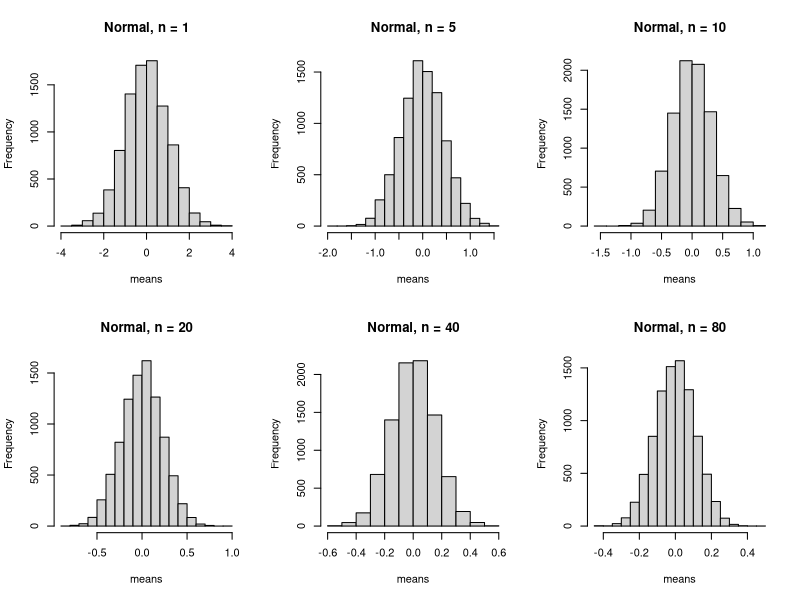
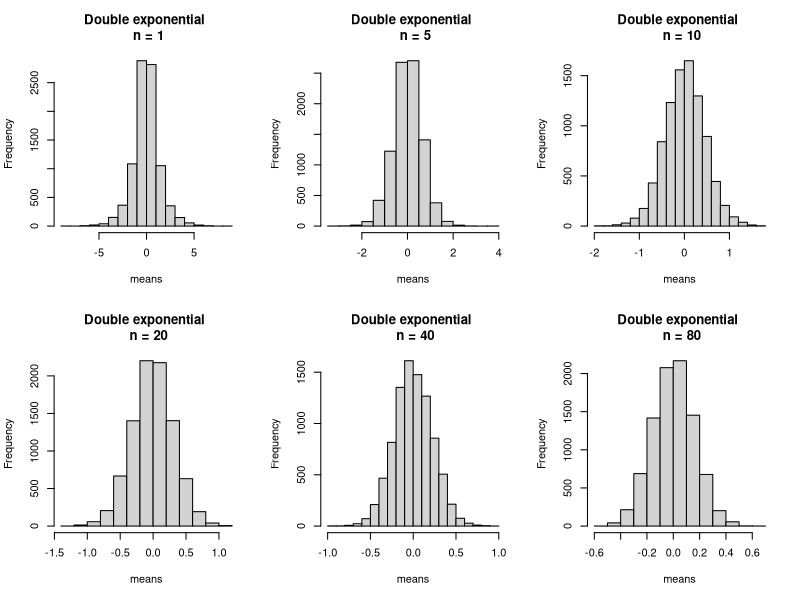
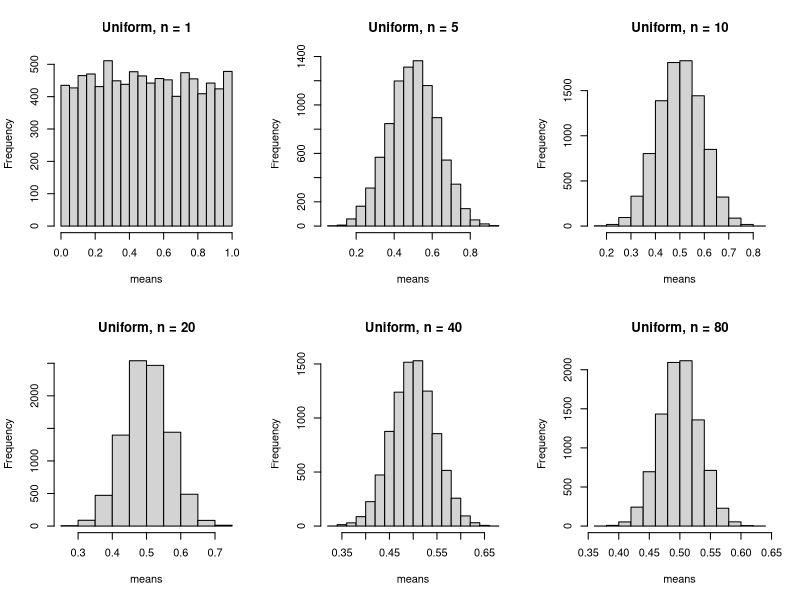
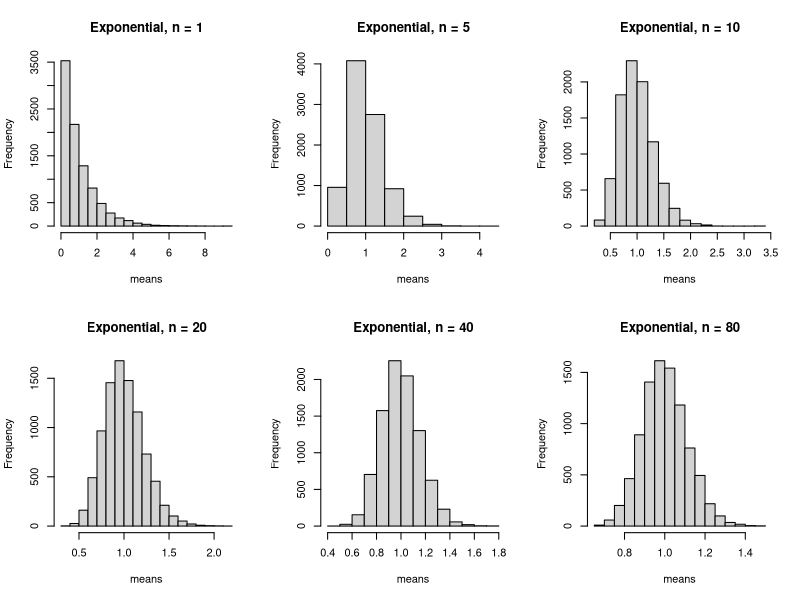
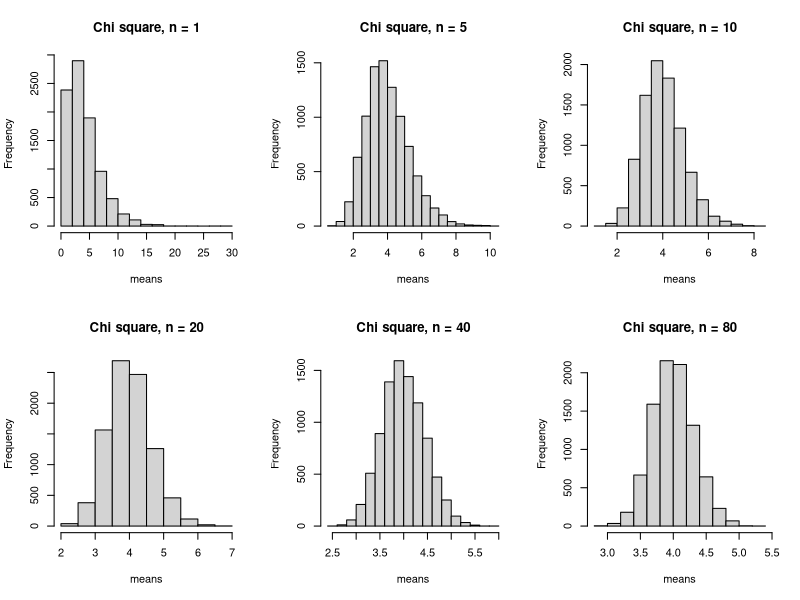
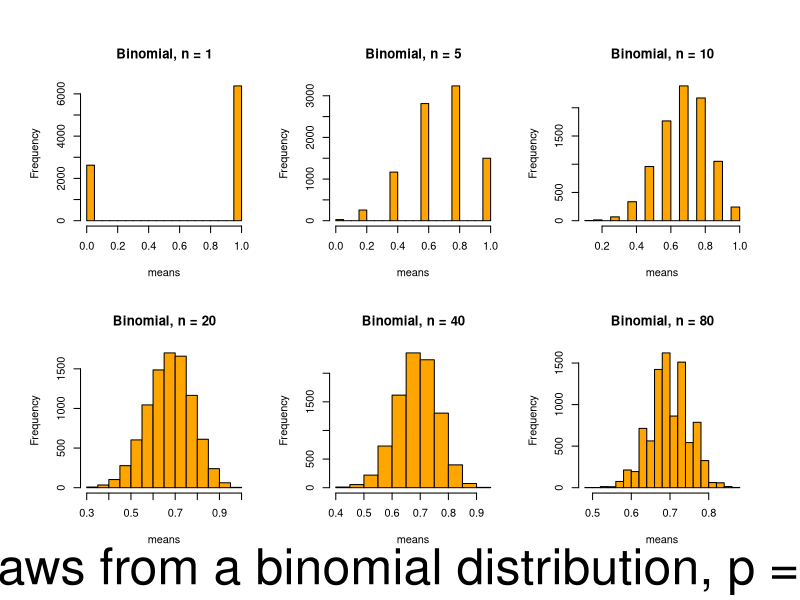

Reproduce these figures in R, in order.
#this file produces a series of graphs to consider how means of sample date 
#from various types of distributions converge towards a normal distribution

#normal
n=c(1,5,10,20,40,80)
means=1:9000
par(mfrow=c(2,3), ask=T)
for (j in 1:length(n)){
  for (i in 1:length(means)){
    means[i]=mean(rnorm(n=n[j]))
  }
  hist(means, main=paste("Normal, n = ",n[j], sep = ""))
}

#double exponential (laplace)
require(VGAM)
n=c(1,5,10,20,40,80)
means=1:9000
par(mfrow=c(2,3), ask=T)
for (j in 1:length(n)){
  for (i in 1:length(means)){
    means[i]=mean(rlaplace(n=n[j]))
  }
  hist(means, main=paste("Double exponential \n n = ",n[j], sep = ""))
}

#uniform
n=c(1,5,10,20,40,80)
means=1:9000
par(mfrow=c(2,3), ask=T)
for (j in 1:length(n)){
  for (i in 1:length(means)){
    means[i]=mean(runif(n=n[j]))
  }
  hist(means, main=paste("Uniform, n = ",n[j], sep = ""))
}

#exponential
n=c(1,5,10,20,40,80)
means=1:9000
par(mfrow=c(2,3), ask=T)
for (j in 1:length(n)){
  for (i in 1:length(means)){
    means[i]=mean(rexp(n=n[j]))
  }
  hist(means, main=paste("Exponential, n = ",n[j], sep = ""))
}

#chi square
n=c(1,5,10,20,40,80)
means=1:9000
par(mfrow=c(2,3), ask=T)
for (j in 1:length(n)){
  for (i in 1:length(means)){
    means[i]=mean(rchisq(n=n[j], df=4))
  }
  hist(means, main=paste("Chi square, n = ",n[j], sep = ""))
}

#binomial
n=c(1,5,10,20,40,80)
means=1:9000
par(mfrow=c(2,3), oma = c(3,2,2,2), ask=F)
for (j in 1:length(n)){
  for (i in 1:length(means)){
    means[i]=mean(rbinom(n=n[j], 1, .7))
  }
  hist(means, main=paste("Binomial, n = ",n[j], sep = ""), col = "orange")
}
mtext("Draws from a binomial distribution, p = .7", outer = T, side = 1, 
      cex = 3, line = 1)
